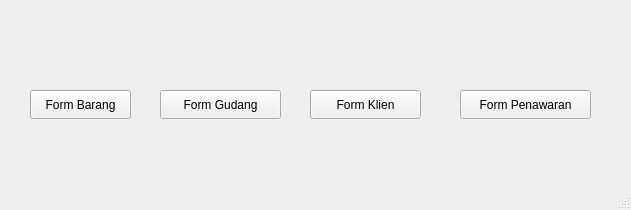
<?xml version="1.0" encoding="UTF-8"?>
<ui version="4.0">
 <class>FormUtama</class>
 <widget class="QMainWindow" name="FormUtama">
  <property name="geometry">
   <rect>
    <x>0</x>
    <y>0</y>
    <width>631</width>
    <height>210</height>
   </rect>
  </property>
  <property name="windowTitle">
   <string>FormUtama</string>
  </property>
  <widget class="QWidget" name="centralwidget">
   <widget class="QPushButton" name="pushButton">
    <property name="geometry">
     <rect>
      <x>30</x>
      <y>90</y>
      <width>101</width>
      <height>29</height>
     </rect>
    </property>
    <property name="text">
     <string>Form Barang</string>
    </property>
   </widget>
   <widget class="QPushButton" name="pushButton_2">
    <property name="geometry">
     <rect>
      <x>160</x>
      <y>90</y>
      <width>121</width>
      <height>29</height>
     </rect>
    </property>
    <property name="text">
     <string>Form Gudang</string>
    </property>
   </widget>
   <widget class="QPushButton" name="pushButton_3">
    <property name="geometry">
     <rect>
      <x>310</x>
      <y>90</y>
      <width>111</width>
      <height>29</height>
     </rect>
    </property>
    <property name="text">
     <string>Form Klien</string>
    </property>
   </widget>
   <widget class="QPushButton" name="pushButton_4">
    <property name="geometry">
     <rect>
      <x>460</x>
      <y>90</y>
      <width>131</width>
      <height>29</height>
     </rect>
    </property>
    <property name="text">
     <string>Form Penawaran</string>
    </property>
   </widget>
  </widget>
  <widget class="QMenuBar" name="menubar">
   <property name="geometry">
    <rect>
     <x>0</x>
     <y>0</y>
     <width>631</width>
     <height>26</height>
    </rect>
   </property>
  </widget>
  <widget class="QStatusBar" name="statusbar"/>
 </widget>
 <resources/>
 <connections/>
</ui>
